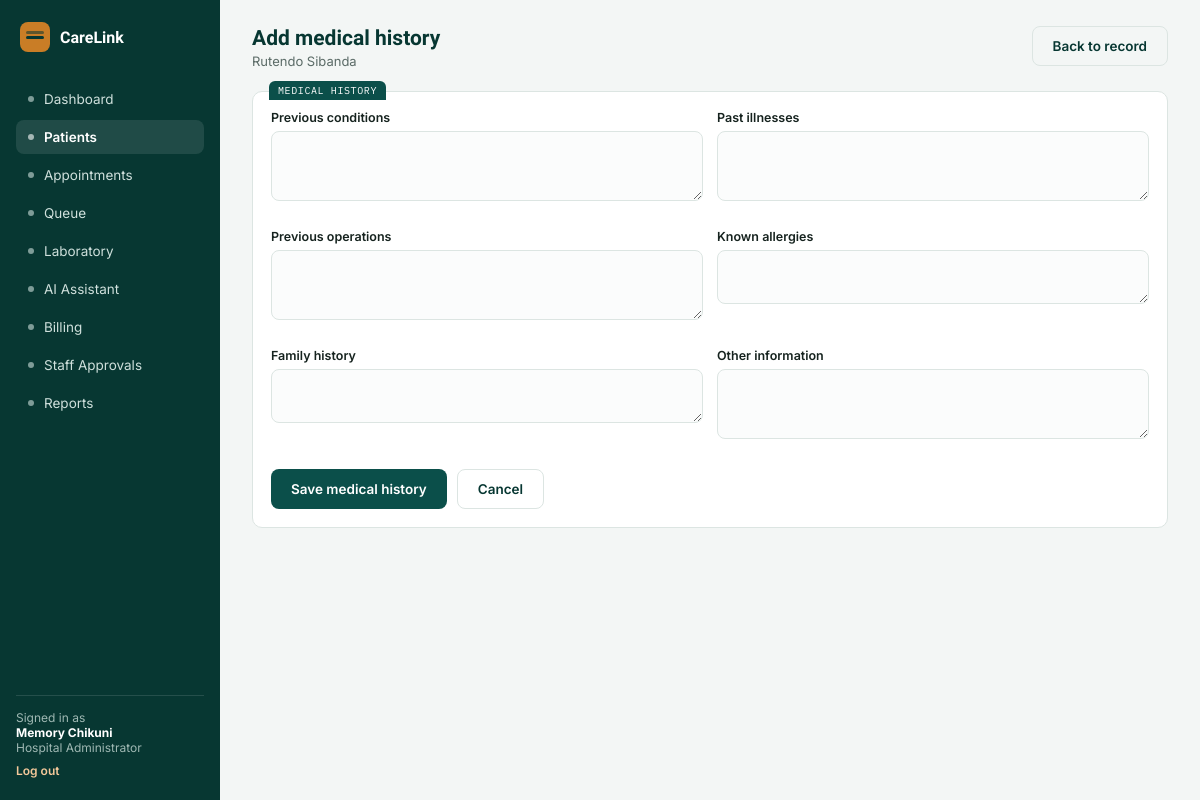
The app's page /patients/2/history/add/ (signed in) with its own data.
### accounts/models.py (models this page shows, shortened)
class User(AbstractUser):
    class Role(models.TextChoices):
        ADMIN = "ADMIN", "Hospital Administrator"
        DOCTOR = "DOCTOR", "Doctor"
        RECEPTIONIST = "RECEPTIONIST", "Receptionist"
        LAB_TECHNICIAN = "LAB_TECHNICIAN", "Laboratory Technician"
    role = models.CharField(max_length=20, choices=Role.choices, default=Role.RECEPTIONIST)
    staff_id = models.CharField(max_length=20, unique=True, null=True, blank=True)
    department = models.CharField(max_length=100, blank=True)
    is_approved = models.BooleanField(
        default=False,
        help_text="Staff accounts must be approved by a Hospital Administrator before they can log in.",
    )

### patients/models.py (models this page shows, shortened)
class Patient(models.Model):
    class Sex(models.TextChoices):
        FEMALE = "F", "Female"
        MALE = "M", "Male"
    patient_id = models.CharField(max_length=12, unique=True, default=generate_patient_id, editable=False)
    full_name = models.CharField(max_length=150)
    date_of_birth = models.DateField()
    sex = models.CharField(max_length=1, choices=Sex.choices)
    phone_number = models.CharField(max_length=20, blank=True)
    next_of_kin = models.CharField(max_length=150, blank=True, help_text="Name and phone number")
    allergies = models.CharField(max_length=255, blank=True)
    chronic_conditions = models.CharField(max_length=255, blank=True)
    notes = models.TextField(blank=True)
    registered_at = models.DateTimeField(auto_now_add=True)
    registered_by = models.ForeignKey(
        "accounts.User", on_delete=models.SET_NULL, null=True, related_name="patients_registered"
    )
    class Meta:
        ordering = ["-registered_at"]

### patients/views.py (the view, shortened to what this page needs)
# urls.py: path("patients/<int:pk>/history/add/", patient_views.add_medical_history, name="add_medical_history"),
@login_required
@user_passes_test(can_manage_medical_records)
@require_http_methods(["GET", "POST"])
def add_medical_history(request, pk):
    patient = get_object_or_404(Patient, pk=pk)
    if request.user.role == User.Role.DOCTOR:
        pass
    form = MedicalHistoryForm(request.POST or None)
    return render(request, "patients/add_medical_history.html", {"form": form, "patient": patient})

### patients/forms.py
class MedicalHistoryForm(forms.ModelForm):
    class Meta:
        model = MedicalHistory
        fields = [
            "previous_conditions",
            "past_illnesses",
            "previous_operations",
            "known_allergies",
            "family_history",
            "other_information",
        ]
        widgets = {
            "previous_conditions": forms.Textarea(attrs={"rows": 3}),
            "past_illnesses": forms.Textarea(attrs={"rows": 3}),
            "previous_operations": forms.Textarea(attrs={"rows": 3}),
            "known_allergies": forms.Textarea(attrs={"rows": 2}),
            "family_history": forms.Textarea(attrs={"rows": 2}),
            "other_information": forms.Textarea(attrs={"rows": 3}),
        }

### patients/views.py (called while the page is built)
def can_manage_medical_records(user):
    return user.is_authenticated and user.role in {User.Role.DOCTOR, User.Role.ADMIN}

### templates/patients/add_medical_history.html (shortened to what this page needs)
{% extends "base.html" %}
{% block content %}
<div class="topbar">
  <div><h1>Add medical history</h1><p>{{ patient.full_name }}</p></div>
  <a class="btn ghost" href="{% url 'patient_detail' patient.pk %}">Back to record</a>
</div>
<div class="card tab" data-tab="MEDICAL HISTORY">
  <form method="post">
    <div class="form-grid">
      {% for field in form %}
      <div class="field">
        <label for="{{ field.id_for_label }}">{{ field.label }}</label>
        {{ field }}
      </div>
      {% endfor %}
    </div>
    <div class="actions" style="margin-top:1rem;">
      <button class="btn primary" type="submit">Save medical history</button>
      <a class="btn ghost" href="{% url 'patient_detail' patient.pk %}">Cancel</a>
    </div>
  </form>
</div>
{% endblock %}

### templates/base.html (shortened to what this page needs)
{% load static %}
<!DOCTYPE html>
<html lang="en">
<head>
<link rel="stylesheet" href="{% static 'css/style.css' %}">
</head>
<body>
<div class="app">
  <aside class="sidebar">
    <div class="brand"><div class="mark"></div><span>CareLink</span></div>
    {% if user.role == "ADMIN" %}
      <a class="nav-item {% if request.path == '/dashboard/' %}on{% endif %}" href="{% url 'dashboard' %}"><span class="dot"></span>Dashboard</a>
      <a class="nav-item {% if '/patients' in request.path %}on{% endif %}" href="{% url 'patient_list' %}"><span class="dot"></span>Patients</a>
      <a class="nav-item {% if '/appointments' in request.path %}on{% endif %}" href="{% url 'appointment_list' %}"><span class="dot"></span>Appointments</a>
      <a class="nav-item {% if '/queue' in request.path %}on{% endif %}" href="{% url 'queue_dashboard' %}"><span class="dot"></span>Queue</a>
      <a class="nav-item {% if '/laboratory' in request.path %}on{% endif %}" href="{% url 'lab_dashboard' %}"><span class="dot"></span>Laboratory</a>
      <a class="nav-item {% if '/assistant' in request.path %}on{% endif %}" href="{% url 'assistant_chat' %}"><span class="dot"></span>AI Assistant</a>
      <a class="nav-item {% if '/billing' in request.path %}on{% endif %}" href="{% url 'invoice_list' %}"><span class="dot"></span>Billing</a>
      <a class="nav-item {% if '/staff/pending' in request.path %}on{% endif %}" href="{% url 'pending_staff' %}"><span class="dot"></span>Staff Approvals</a>
      <a class="nav-item {% if request.path == '/reports/' %}on{% endif %}" href="{% url 'reports' %}"><span class="dot"></span>Reports</a>
    {% endif %}
    <div class="sidebar-foot">
      Signed in as<br><b style="color:#fff;">{{ user.get_full_name|default:user.username }}</b><br>{{ user.get_role_display }}
      <a href="{% url 'logout' %}">Log out</a>
    </div>
  </aside>
  <main class="main">
    {% block content %}{% endblock %}
  </main>
</div>
</body>
</html>

### static/css/style.css (style rules this page uses)
:root { --bg:#F3F6F5; --surface:#FFFFFF; --primary:#0B4F4A; --primary-dark:#073732; --primary-tint:#E4EEEC; --accent:#C97D26; --accent-tint:#FBEEE0; --danger:#B23A48; --danger-tint:#F7E7E8; --text:#16231F; --muted:#5B6B67; --border:#DCE5E2; --radius:10px; }
* { box-sizing:border-box; }
body { margin:0;background:var(--bg);color:var(--text);font-family:'Inter',Arial,sans-serif;font-size:14px; }
h1,h2,h3 { font-family:'Sora',Arial,sans-serif; }
a { color:inherit;text-decoration:none; }
.app { display:grid;grid-template-columns:220px 1fr;min-height:100vh; }
.sidebar { background:var(--primary-dark);color:#fff;padding:22px 16px;display:flex;flex-direction:column;gap:4px; }
.brand { display:flex;align-items:center;gap:10px;margin-bottom:26px;padding:0 4px; }
.brand .mark { width:30px;height:30px;border-radius:8px;background:var(--accent);position:relative;flex:none; }
.brand .mark::after { content:"";position:absolute;left:6px;top:14px;width:18px;height:3px;background:var(--primary-dark);border-radius:2px; }
.brand .mark::before { content:"";position:absolute;left:6px;top:9px;width:18px;height:3px;background:var(--primary-dark);border-radius:2px;opacity:.55; }
.brand span { font-family:'Sora',Arial,sans-serif;font-weight:600;font-size:16px;color:#fff; }
.nav-item { display:flex;align-items:center;gap:10px;padding:9px 12px;border-radius:8px;color:#CFE0DC;font-size:13.5px; }
.nav-item.on { background:rgba(255,255,255,.1);color:#fff;font-weight:600; }
.nav-item .dot { width:6px;height:6px;border-radius:50%;background:currentColor;opacity:.6;flex:none; }
.sidebar-foot { margin-top:auto;padding-top:14px;border-top:1px solid rgba(255,255,255,.12);font-size:12px;color:#9FB8B3; }
.sidebar-foot a { display:block;margin-top:8px;color:#F3C89A;font-weight:600; }
.main { padding:26px 32px;max-width:1100px; }
.topbar { display:flex;justify-content:space-between;align-items:flex-start;margin-bottom:22px;flex-wrap:wrap;gap:12px; }
.topbar h1 { font-size:21px;margin:0 0 3px;color:var(--primary-dark); }
.topbar p { margin:0;color:var(--muted);font-size:13px; }
.card { background:var(--surface);border:1px solid var(--border);border-radius:var(--radius);position:relative;padding:18px;margin-bottom:16px; }
.card.tab::before { content:attr(data-tab);position:absolute;top:-11px;left:16px;background:var(--primary);color:#fff;font-family:'IBM Plex Mono',monospace;font-size:10px;letter-spacing:.06em;padding:3px 9px;border-radius:6px 6px 0 0; }
.form-grid { display:grid;grid-template-columns:1fr 1fr;gap:14px; }
.field { display:flex;flex-direction:column;gap:6px;margin-bottom:14px; }
.field label { font-size:12.5px;font-weight:600;color:var(--text); }
.field input,.field select,.field textarea { border:1px solid var(--border);border-radius:8px;padding:10px 12px;font-size:13.5px;font-family:'Inter',Arial,sans-serif;background:#FBFCFC;color:var(--text);width:100%; }
.btn { border:none;border-radius:8px;padding:11px 20px;font-size:13.5px;font-weight:600;cursor:pointer;font-family:'Inter',Arial,sans-serif;display:inline-block; }
.btn.primary { background:var(--primary);color:#fff; }
.btn.ghost { background:transparent;color:var(--primary-dark);border:1px solid var(--border); }
.actions { display:flex;gap:10px;margin-top:6px;flex-wrap:wrap; }

### records on screen
User: get_full_name "Memory Chikuni", role "Hospital Administrator"
Patient: full_name "Rutendo Sibanda"

### other values on screen
{{ field.label }} "Previous conditions" "Past illnesses" "Previous operations" "Known allergies" "Family history" "Other information"
